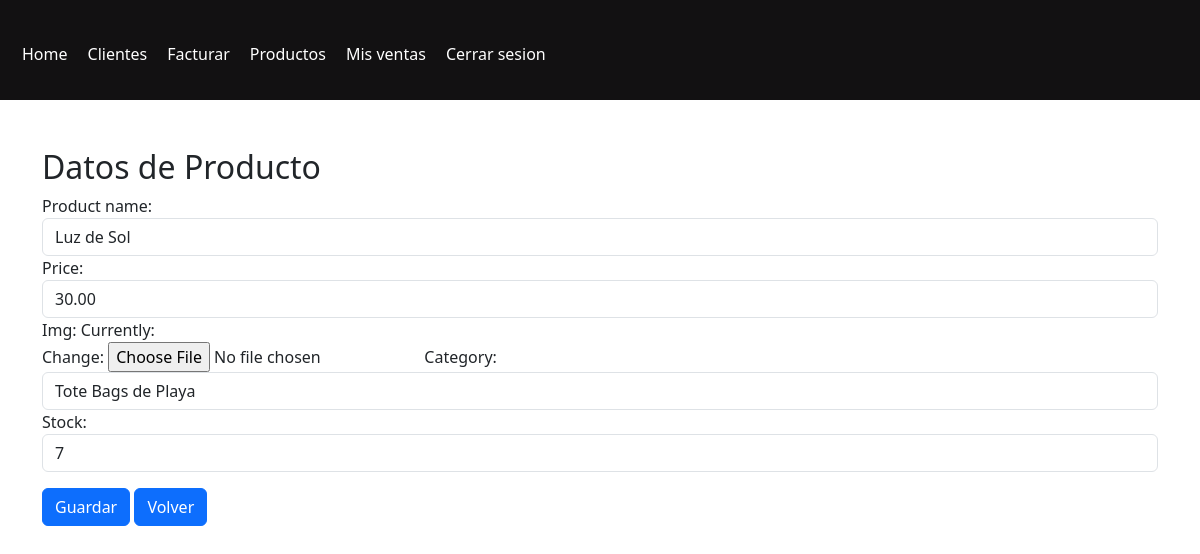
The app's page /venta/Anahion/editar_producto/3/ (signed in) with its own data.
### venta/models.py (models this page shows, shortened)
class Product(models.Model):
    product_name = models.CharField(max_length=255)
    price = models.DecimalField(max_digits=10, decimal_places=2)
    img=models.ImageField(upload_to="productos/", default="imagen.png")
    category=models.ForeignKey(Category, on_delete=models.CASCADE,default='category')
    stock=models.IntegerField(default=1,verbose_name="stock")
    class Meta:
        db_table = "product"
        verbose_name = "product"
        verbose_name_plural = "products"

### venta/views.py (the view, shortened to what this page needs)
# urls.py: path('Anahion/editar_producto/<int:id>/',editar_producto,name="editar_producto"),
@login_required
def editar_producto(request,id):
    producto=get_object_or_404(Product,pk=id)
    if request.method == 'GET':
        form_product=ProductForm(instance=producto)
        return render(request,'productos/editar_producto.html',{'form_product':form_product})

### venta/forms.py
class ProductForm(ModelForm):
    class Meta:
        model=Product
        fields=['product_name','price','img','category','stock']
        widgets={
            'product_name':forms.TextInput(attrs={'class':'form-control'}),
            'price':forms.TextInput(attrs={'class':'form-control'}),
            'category':forms.Select(attrs={'class':'form-control'}),
            'stock':forms.TextInput(attrs={'class':'form-control'})
        }

### venta/models.py (called while the page is built)
    def __str__(self):
        return self.name

### venta/templates/productos/editar_producto.html (shortened to what this page needs)
{% extends 'base.html'%}
{% block header %}
{% include 'header.html' %}
{% endblock %}
{% block content %}
<div class="container mt-5" >
    <h2>Datos de Producto</h2>
    <div>
        <form method="POST">
            <div>
                {{ form_product }}
            </div>
            <div class="mt-3">
              <button class="btn btn-primary">Guardar</button>
              <a  class="btn btn-primary" href="{% url 'categories'%}">Volver</a>
            </div>
        </form>
    </div>
</div>
{% endblock %}

### authentication/static/estilos/styles.css (style rules this page uses)
:root { --primario:#070608; --secundario:#c4bfbf; --separacion:5rem; }
a { text-decoration: none; color: white; }

### records on screen
Product: product_name "Luz de Sol", price "30.00", category "Tote Bags de Playa", stock "7"
